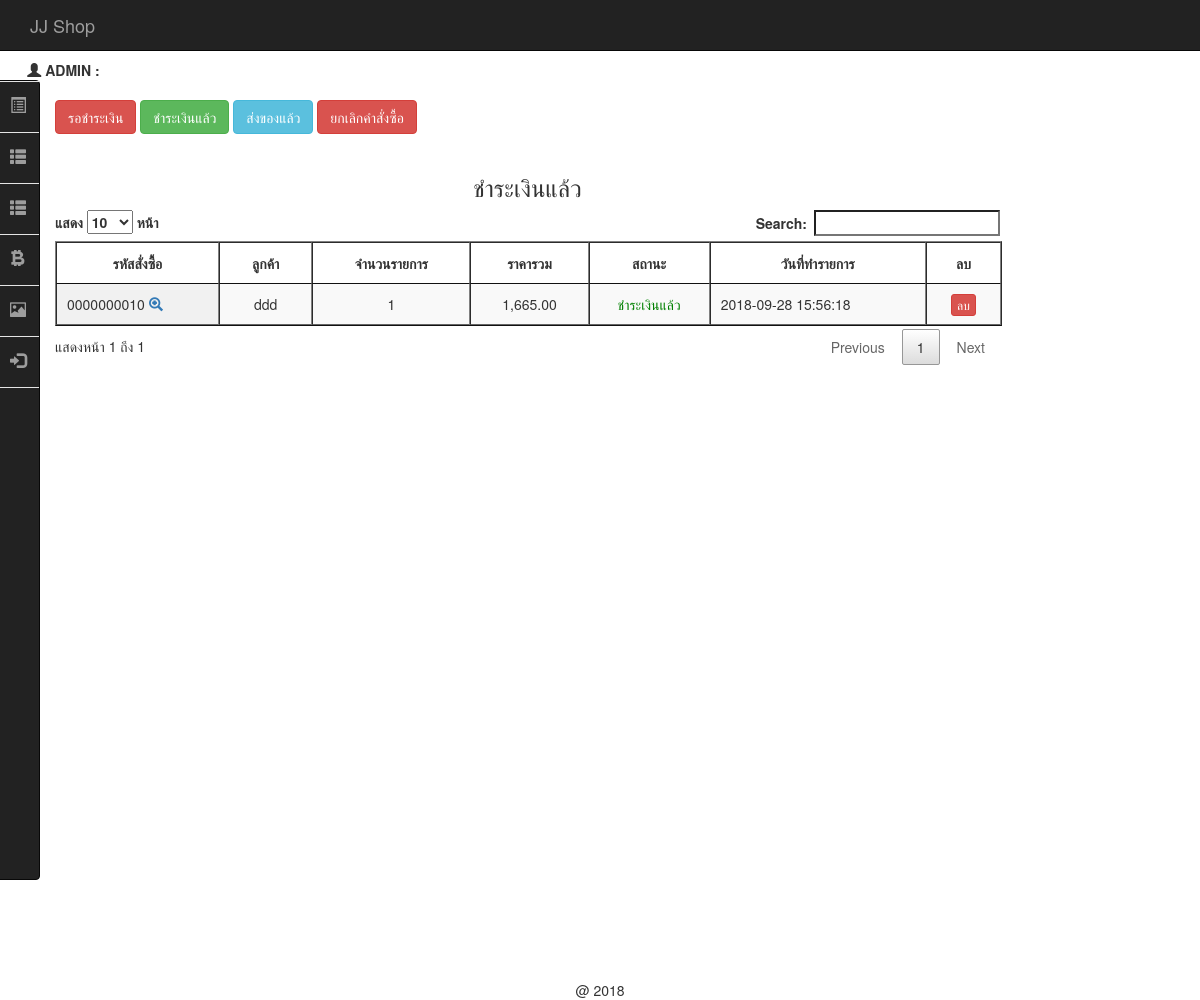
The app's page /backend/index.php?act=show-payed (signed in), older data.
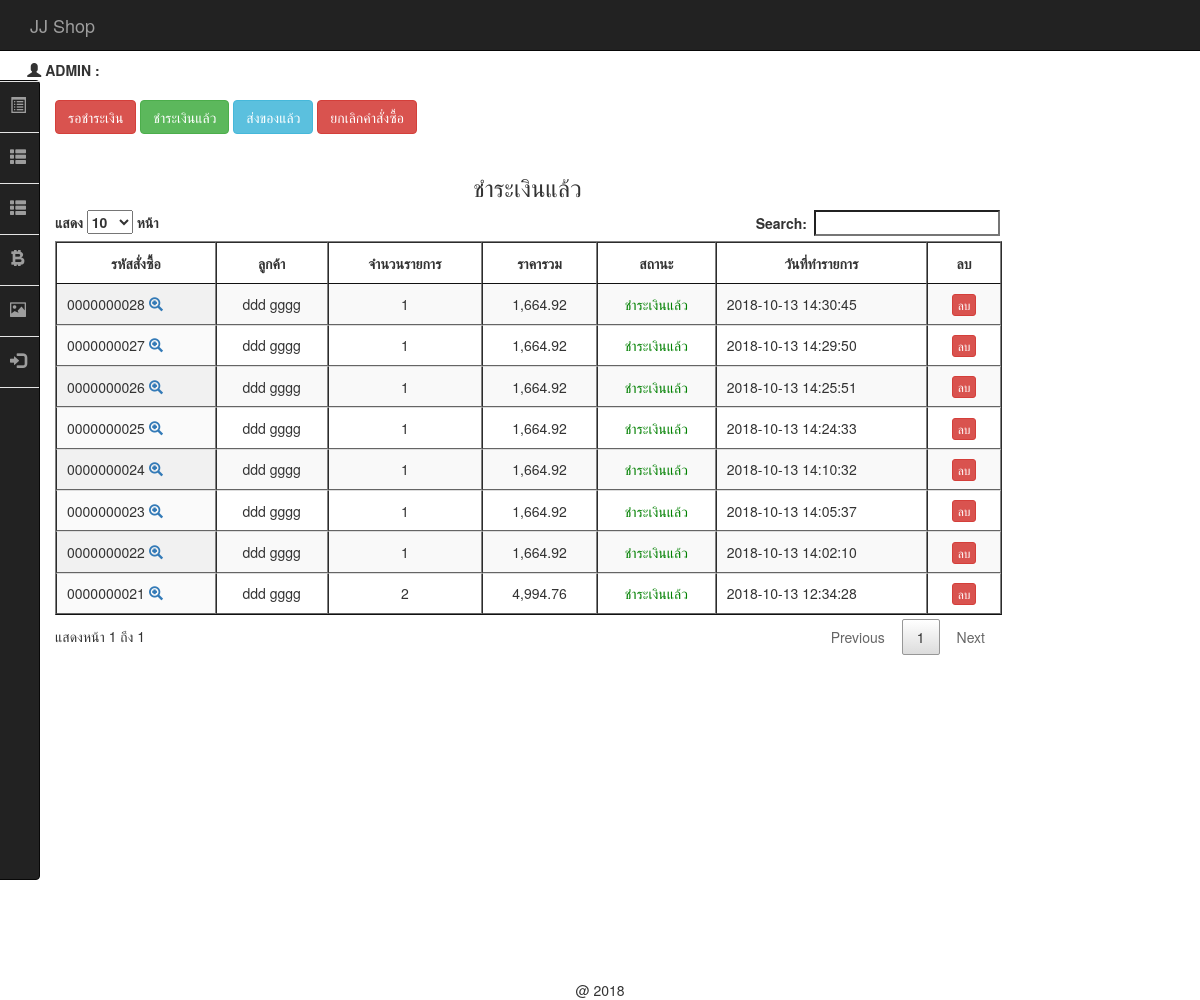
The same page, newer data.
### tables this page shows
CREATE TABLE `tbl_order` (
  `order_id` int(10) UNSIGNED ZEROFILL NOT NULL,
  `mem_id` int(11) NOT NULL,
  `name` varchar(100) NOT NULL,
  `address` varchar(500) NOT NULL,
  `email` varchar(100) NOT NULL,
  `phone` varchar(10) NOT NULL,
  `order_status` int(1) NOT NULL,
  `pay_slip` varchar(200) DEFAULT NULL,
  `b_name` varchar(100) DEFAULT NULL,
  `b_number` varchar(200) DEFAULT NULL,
  `pay_date` date DEFAULT NULL,
  `pay_amount` float(10,2) DEFAULT NULL,
  `postcode` varchar(30) DEFAULT NULL,
  `order_date` datetime NOT NULL
);

### backend/mm.php (called while the page is built, shortened)
<?php
if (!function_exists("GetSQLValueString")) {
function GetSQLValueString($theValue, $theType, $theDefinedValue = "", $theNotDefinedValue = "")
{
  $theValue = function_exists("mysql_real_escape_string") ? mysql_real_escape_string($theValue) : mysql_escape_string($theValue);
  switch ($theType) {
    case "text":
      $theValue = ($theValue != "") ? "'" . $theValue . "'" : "NULL";
      break;
    case "long":
    case "int":
      $theValue = ($theValue != "") ? intval($theValue) : "NULL";
      break;
  }
  return $theValue;
}
}
?>

### backend/show_cart_pay.php (the view, shortened to what this page needs)
<?php require_once('../Connections/condb.php'); ?>
<?php
$query_mycart = sprintf("SELECT o.order_id as oid, o.mem_id, o.order_status, o.order_date, o.name , d.order_id , count(d.order_id) as coid , SUM(d.total) as ctotal FROM tbl_order as o, tbl_order_detail as d WHERE o.order_id = d.order_id AND o.order_status = 2 GROUP BY o.order_id ORDER BY o.order_id DESC " , GetSQLValueString($colname_mycart , "int"));
$mycart = mysql_query($query_mycart , $condb) or die(mysql_error());
$row_mycart = mysql_fetch_assoc($mycart);
$totalRows_mycart = mysql_num_rows($mycart);
?>
<h3 align="center">ชำระเงินแล้ว</h3>
<table id="example" class="display" cellspacing="0" border="1">
	<thead>
		<tr>
			<th>รหัสสั่งซื้อ</th>
			<th>ลูกค้า</th>
			<th>จำนวนรายการ</th>
			<th>ราคารวม</th>
			<th>สถานะ</th>
			<th>วันที่ทำรายการ</th>
			<th> <center> ลบ </center></th>
		</tr>
	</thead>
	<?php if ($totalRows_mycart > 0) { ?>
		<?php do { ?>
			<tr>
				<td>
					<?php echo $row_mycart['oid'];?>
					<span id="hp">
						<a href="index.php?order_id=<?php echo $row_mycart['oid'];?>&act=show-order">
							<span class="glyphicon glyphicon-zoom-in"></span>
						</a>
					</span>
				</td>
				<td align="center">
					<?php echo $row_mycart['name'];?>
				</td>
				<td align="center">
					<?php echo $row_mycart['coid'];?>
				</td>
				<td align="center">
					<?php echo number_format($row_mycart['ctotal'],2);?>
				</td>
				<td align="center">
					<font color="red">
						<?php $status = $row_mycart['order_status'];
						include('status.php');
						?>
					</font>
				</td>
				<td> <?php echo $row_mycart['order_date'];?></td>
				<td><center>
					<a href="del_order.php?order_id=<?php echo $row_mycart['oid'];?>" class="btn btn-danger btn-xs" onClick="return confirm('ยืนยันการลบ');">
					ลบ </a></center>
				</td>
			</tr>
		<?php } while ($row_mycart = mysql_fetch_assoc($mycart)); ?>
	</table>
	<?php
}
?>

### backend/status.php
<?php
if ($status == 1) {
	echo "<font color='red'>";
	echo "รอชำระเงิน";
	echo "</font>";
}elseif ($status == 2) {
	echo "<font color='green'>";
	echo "ชำระเงินแล้ว";
	echo "</font>";
}elseif ($status == 3) {
	echo "<font color='blue'>";
	echo "ส่งของแล้ว";
	echo "</font>";
}elseif ($status == 4) {
	echo "<font color='#862d2d'>";
	echo "ยกเลิกคำสั่งซื้อ";
	echo "</font>";
}
?>

Row changes from the older to the newer data that the page shows:
removed tbl_order: order_id "0000000010", name "ddd", coid "1", ctotal "1,665.00", order_status "ชำระเงินแล้ว", order_date "2018-09-28 15:56:18"
added tbl_order: order_id "0000000028", name "ddd gggg", coid "1", ctotal "1,664.92", order_status "ชำระเงินแล้ว", order_date "2018-10-13 14:30:45"
added tbl_order: order_id "0000000027", name "ddd gggg", coid "1", ctotal "1,664.92", order_status "ชำระเงินแล้ว", order_date "2018-10-13 14:29:50"
added tbl_order: order_id "0000000026", name "ddd gggg", coid "1", ctotal "1,664.92", order_status "ชำระเงินแล้ว", order_date "2018-10-13 14:25:51"
added tbl_order: order_id "0000000025", name "ddd gggg", coid "1", ctotal "1,664.92", order_status "ชำระเงินแล้ว", order_date "2018-10-13 14:24:33"
added tbl_order: order_id "0000000024", name "ddd gggg", coid "1", ctotal "1,664.92", order_status "ชำระเงินแล้ว", order_date "2018-10-13 14:10:32"
added tbl_order: order_id "0000000023", name "ddd gggg", coid "1", ctotal "1,664.92", order_status "ชำระเงินแล้ว", order_date "2018-10-13 14:05:37"
added tbl_order: order_id "0000000022", name "ddd gggg", coid "1", ctotal "1,664.92", order_status "ชำระเงินแล้ว", order_date "2018-10-13 14:02:10"
added tbl_order: order_id "0000000021", name "ddd gggg", coid "2", ctotal "4,994.76", order_status "ชำระเงินแล้ว", order_date "2018-10-13 12:34:28"
